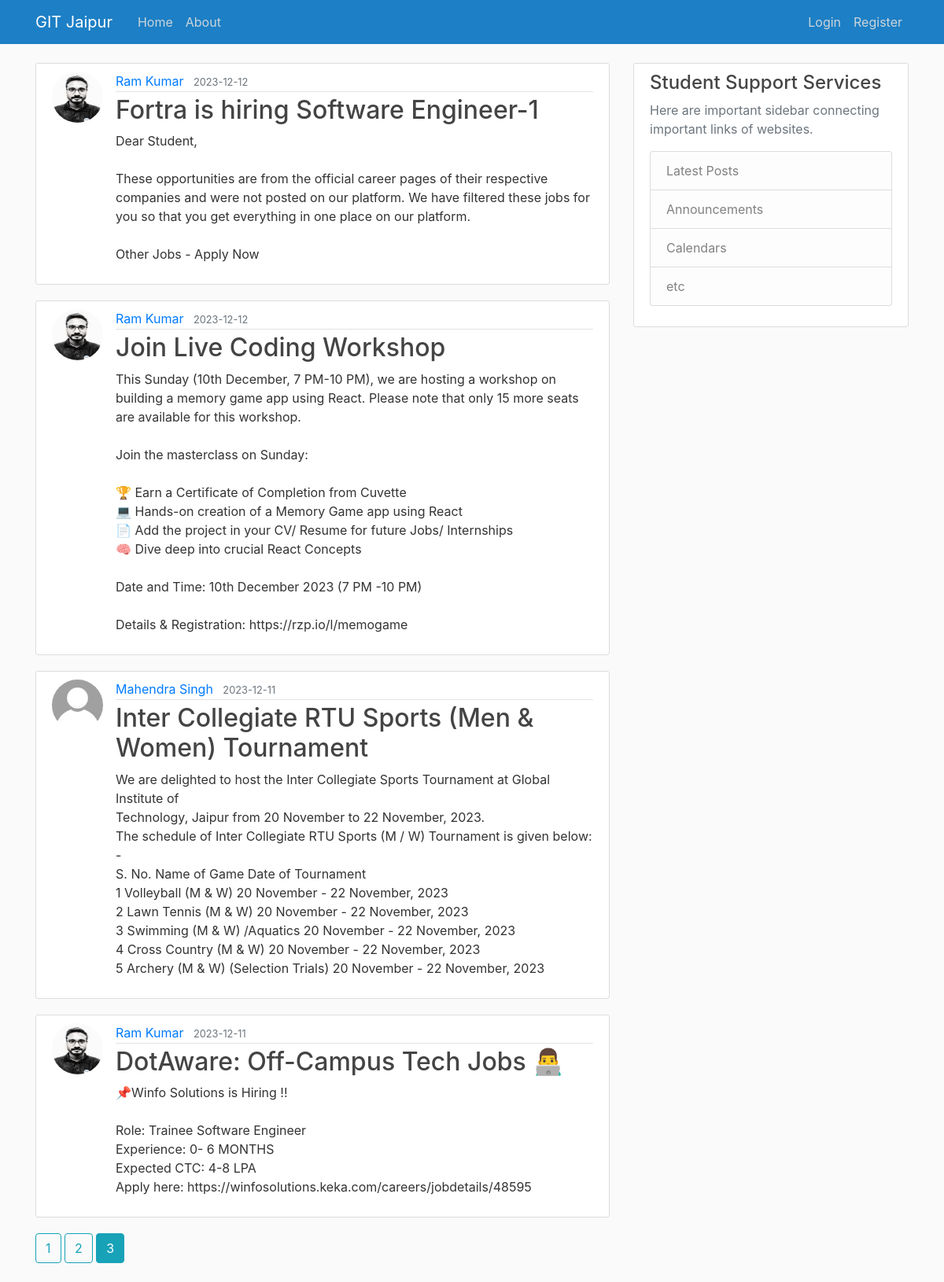
Screenshot of /home?page=3 with the database file from the repository.
### flask_app/models.py (models this page shows, shortened)
class Post(db.Model):
    id = db.Column(db.Integer, primary_key=True)
    title = db.Column(db.String(100), nullable=False)
    msg_date = db.Column(db.DateTime, nullable=False, default=datetime.now(timezone.utc))
    content = db.Column(db.Text, nullable=False)
    user_id = db.Column(db.Integer, db.ForeignKey('user.id'), nullable=False)

class User(db.Model, UserMixin):
    id = db.Column(db.Integer, primary_key=True)
    username = db.Column(db.String(20), unique=True, nullable=False)
    email = db.Column(db.String(120), unique=True, nullable=False)
    image_file = db.Column(db.String(20), nullable=False, default='default.jpg')
    password = db.Column(db.String(60), nullable=False)
    msges = db.relationship('Post', backref='sender', lazy=True)

### flask_app/routes.py (the view)
@app.route('/')
@app.route('/home')
def home():
    page = request.args.get('page', 1, type=int)
    posts = Post.query.order_by(Post.msg_date.desc()).paginate(page=page, per_page=5)
    return render_template('home.html', posts = posts)

### flask_app/templates/home.html
{% extends "layout.html" %}
{% block content %}
    {% for post in posts.items %}
        <article class="media content-section">
            <img class="rounded-circle article-img" src="{{ url_for('static', filename='profile_pic/'+post.sender.image_file) }}">
            <div class="media-body">
                <div class="article-metadata">
                    <a class="mr-2" href="{{ url_for('user_posts', username=post.sender.username) }}">{{ post.sender.username }}</a>
                    <small class="text-muted">{{ post.msg_date.strftime('%Y-%m-%d') }}</small>
                </div>
                <h2><a class="article-title" href="{{ url_for('post', post_id=post.id) }}">{{ post.title }}</a></h2>
                <p class="article-content">{{ post.content }}</p>
            </div>
        </article>
    {% endfor %}
    {% for page_num in posts.iter_pages(left_edge=1, right_edge=1, left_current=1, right_current=2) %}
        {% if page_num %}
            {% if posts.page == page_num %}
                <a class="btn btn-info mb-4" href="{{ url_for('home', page=page_num) }}">{{ page_num }}</a>
            {% else %}
                <a class="btn btn-outline-info mb-4" href="{{ url_for('home', page=page_num) }}">{{ page_num }}</a>
            {% endif %}
        {% else %}
            ...
        {% endif %}
    {% endfor %}
{% endblock content %}

### flask_app/static/main.css (style rules this page uses)
body { background: #fafafa; color: #333333; margin-top: 5rem; }
h1, h2, h3, h4, h5, h6 { color: #444444; }
.content-section { background: #ffffff; padding: 10px 20px; border: 1px solid #dddddd; border-radius: 3px; margin-bottom: 20px; }
.article-title { color: #444444; }
.article-content { white-space: pre-line; }
.article-img { height: 65px; width: 65px; margin-right: 16px; }
.article-metadata { padding-bottom: 1px; margin-bottom: 4px; border-bottom: 1px solid #e3e3e3 }

### rows the page displays
Post: image_file (picture), sender.username "Ram Kumar", msg_date "2023-12-12", title "Fortra is hiring Software Engineer-1", content "Dear Student, These opportunities are from the official career pages of their respective companies and were not posted on our platform. We have filtered these jobs for you so that you get everything in one place on our platform. Other Jobs - Apply Now"
Post: image_file (picture), sender.username "Ram Kumar", msg_date "2023-12-12", title "Join Live Coding Workshop", content "This Sunday (10th December, 7 PM-10 PM), we are hosting a workshop on building a memory game app using React. Please note that only 15 more seats are available for this workshop. Join the masterclass on Sunday: 🏆 Earn a Certificate of Completion from Cuvette 💻 Hands-on creation of a Memory Game app using React 📄 Add the project in your CV/ Resume for future Jobs/ Internships 🧠 Dive deep into crucial React Concepts Date and Time: 10th December 2023 (7 PM -10 PM) Details & Registration: https://rzp.io/l/memogame"
Post: image_file (placeholder picture), sender.username "Mahendra Singh", msg_date "2023-12-11", title "Inter Collegiate RTU Sports (Men & Women) Tournament", content "We are delighted to host the Inter Collegiate Sports Tournament at Global Institute of Technology, Jaipur from 20 November to 22 November, 2023. The schedule of Inter Collegiate RTU Sports (M / W) Tournament is given below: - S. No. Name of Game Date of Tournament 1 Volleyball (M & W) 20 November - 22 November, 2023 2 Lawn Tennis (M & W) 20 November - 22 November, 2023 3 Swimming (M & W) /Aquatics 20 November - 22 November, 2023 4 Cross Country (M & W) 20 November - 22 November, 2023 5 Archery (M & W) (Selection Trials) 20 November - 22 November, 2023"
Post: image_file (picture), sender.username "Ram Kumar", msg_date "2023-12-11", title "DotAware: Off-Campus Tech Jobs 👨‍💻", content "📌Winfo Solutions is Hiring !! Role: Trainee Software Engineer Experience: 0- 6 MONTHS Expected CTC: 4-8 LPA Apply here: https://winfosolutions.keka.com/careers/jobdetails/48595"

### other values shown
{{ page_num }} "1" "2"
{{ page_num }} "3"
